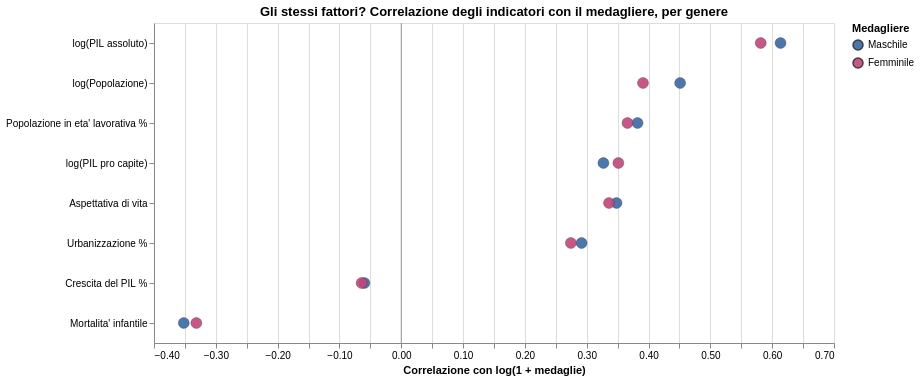

The notebook cell this image was saved under:
### Code cell
# Correlazione di Pearson di ogni indicatore con log(1+medaglie), separatamente per genere.
records = []
for col, label in INDICATORI.items():
    for target, genere in [("log_medaglie_m", "Maschile"), ("log_medaglie_f", "Femminile")]:
        tmp = panel[[col, target]].replace([np.inf, -np.inf], np.nan).dropna()
        records.append({"indicatore": label, "genere": genere,
                        "r": tmp[col].corr(tmp[target]), "n": len(tmp)})
corr_genere = pd.DataFrame(records)

ordine = (
    corr_genere.loc[corr_genere["genere"] == "Femminile"]
    .sort_values("r", ascending=False)["indicatore"].tolist()
)

punti = (
    alt.Chart(corr_genere)
    .mark_circle(size=120, opacity=0.9, stroke="#333333", strokeWidth=0.4)
    .encode(
        y=alt.Y("indicatore:N", sort=ordine, title=None),
        x=alt.X("r:Q", title="Correlazione con log(1 + medaglie)",
                scale=alt.Scale(domain=[-0.4, 0.7])),
        color=alt.Color("genere:N", title="Medagliere", scale=SCALA_GENERE),
        tooltip=[
            alt.Tooltip("indicatore:N", title="Indicatore"),
            alt.Tooltip("genere:N", title="Medagliere"),
            alt.Tooltip("r:Q", title="r di Pearson", format=".3f"),
            alt.Tooltip("n:Q", title="Osservazioni", format=",.0f"),
        ],
    )
)
zero = alt.Chart(pd.DataFrame({"r": [0.0]})).mark_rule(color="#999999").encode(x="r:Q")

grafico_correlazioni = (zero + punti).properties(
    width=680, height=320,
    title="Gli stessi fattori? Correlazione degli indicatori con il medagliere, per genere",
)
grafico_correlazioni

### Figure 1 — Vega-Lite specification as saved in the notebook (floating-point values rounded to 4 significant figures)
{"config": {"view": {"continuousWidth": 300, "continuousHeight": 300}}, "layer": [{"data": {"name": "data-2af3004a540e80d6ed620da968cf8a74"}, "mark": {"type": "rule", "color": "#999999"}, "encoding": {"x": {"field": "r", "type": "quantitative"}}}, {"data": {"name": "data-af7bd30a916dc9e9f11eca3b7462feb9"}, "mark": {"type": "circle", "opacity": 0.9, "size": 120, "stroke": "#333333", "strokeWidth": 0.4}, "encoding": {"color": {"field": "genere", "scale": {"domain": ["Maschile", "Femminile"], "range": ["#3569a8", "#c7437a"]}, "title": "Medagliere", "type": "nominal"}, "tooltip": [{"field": "indicatore", "title": "Indicatore", "type": "nominal"}, {"field": "genere", "title": "Medagliere", "type": "nominal"}, {"field": "r", "format": ".3f", "title": "r di Pearson", "type": "quantitative"}, {"field": "n", "format": ",.0f", "title": "Osservazioni", "type": "quantitative"}], "x": {"field": "r", "scale": {"domain": [-0.4, 0.7]}, "title": "Correlazione con log(1 + medaglie)", "type": "quantitative"}, "y": {"field": "indicatore", "sort": ["log(PIL assoluto)", "log(Popolazione)", "Popolazione in eta' lavorativa %", "log(PIL pro capite)", "Aspettativa di vita", "Urbanizzazione %", "Crescita del PIL %", "Mortalita' infantile"], "title": null, "type": "nominal"}}}], "height": 320, "title": "Gli stessi fattori? Correlazione degli indicatori con il medagliere, per genere", "width": 680, "$schema": "https://vega.github.io/schema/vega-lite/v6.4.1.json", "datasets": {"data-2af3004a540e80d6ed620da968cf8a74": [{"r": 0.0}], "data-af7bd30a916dc9e9f11eca3b7462feb9": [{"indicatore": "log(PIL assoluto)", "genere": "Maschile", "r": 0.6135, "n": 2628}, {"indicatore": "log(PIL assoluto)", "genere": "Femminile", "r": 0.5815, "n": 2628}, {"indicatore": "log(PIL pro capite)", "genere": "Maschile", "r": 0.327, "n": 2628}, {"indicatore": "log(PIL pro capite)", "genere": "Femminile", "r": 0.3512, "n": 2628}, {"indicatore": "log(Popolazione)", "genere": "Maschile", "r": 0.4511, "n": 3319}, {"indicatore": "log(Popolazione)", "genere": "Femminile", "r": 0.391, "n": 3319}, {"indicatore": "Aspettativa di vita", "genere": "Maschile", "r": 0.3482, "n": 3083}, {"indicatore": "Aspettativa di vita", "genere": "Femminile", "r": 0.336, "n": 3083}, {"indicatore": "Mortalita' infantile", "genere": "Maschile", "r": -0.3518, "n": 2697}, {"indicatore": "Mortalita' infantile", "genere": "Femminile", "r": -0.3315, "n": 2697}, {"indicatore": "Urbanizzazione %", "genere": "Maschile", "r": 0.2917, "n": 3090}, {"indicatore": "Urbanizzazione %", "genere": "Femminile", "r": 0.2744, "n": 3090}, {"indicatore": "Popolazione in eta' lavorativa %", "genere": "Maschile", "r": 0.3822, "n": 3090}, {"indicatore": "Popolazione in eta' lavorativa %", "genere": "Femminile", "r": 0.3659, "n": 3090}, {"indicatore": "Crescita del PIL %", "genere": "Maschile", "r": -0.05964, "n": 2598}, {"indicatore": "Crescita del PIL %", "genere": "Femminile", "r": -0.06412, "n": 2598}]}}
